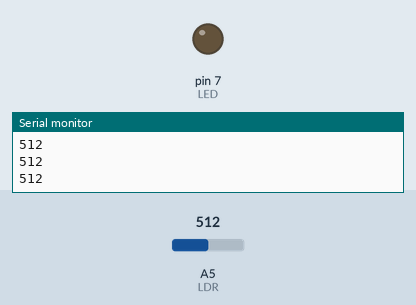
A sketch run on a simulated Arduino Uno, built with avr-gcc and run on an emulated ATmega328P. On the bench: output pins drawn as LEDs (lit = HIGH), the last lines printed to the serial monitor. The test bench sets the inputs (shaded band); at power-on: A5 (LDR) = 512.

Above: at 1.2 s.
1.3 s: A5 (LDR) set to 309
2.8 s: A5 (LDR) set to 284
At 3.3 s:
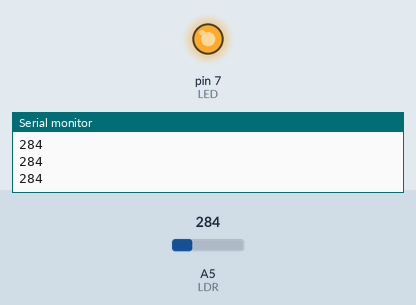
4.3 s: A5 (LDR) set to 306
At 4.6 s:
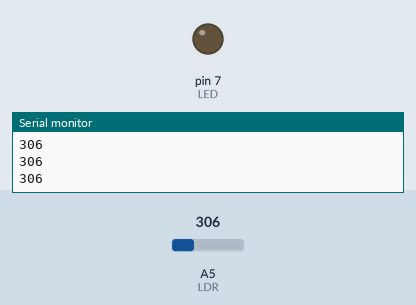
5.8 s: A5 (LDR) set to 290
At 7.1 s:
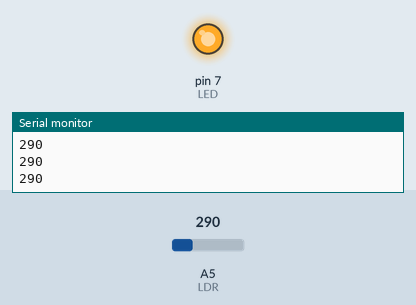
Timing chart, 0 to 8.3 s (numbered marks = the images above; inputs shaded):
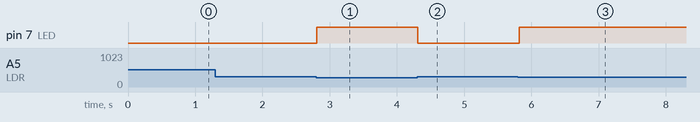

Measured:
- the behaviour switches between 300 and 299 on A5 (LDR) (found by bisection; images 0 and 1)
- after the input at 2.8 s, pin 7 (LED): LOW → HIGH at once
- after the input at 4.3 s, pin 7 (LED): HIGH → LOW at once
- after the input at 5.8 s, pin 7 (LED): LOW → HIGH at once

The sketch:

program.ino
```cpp
#define LDR A5
#define LED 7

void setup(){
  pinMode(LDR, INPUT);
  pinMode(LED, OUTPUT);
  Serial.begin(9600);
}

void loop(){
  int v = analogRead(A5);
  if (v < 300) {
	digitalWrite(LED, HIGH);
  } else {
    digitalWrite(LED, LOW);
  }
  Serial.println(v);
  delay(100);
}
```
